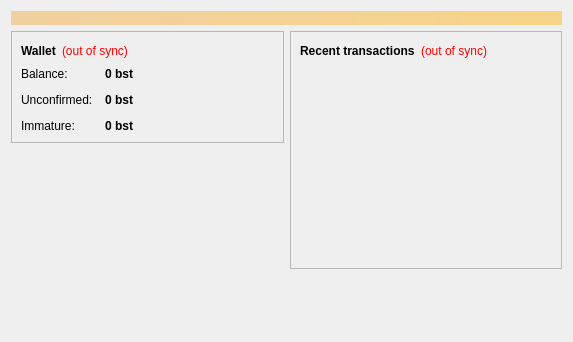
<?xml version="1.0" encoding="UTF-8"?>
<ui version="4.0">
 <class>OverviewPage</class>
 <widget class="QWidget" name="OverviewPage">
  <property name="geometry">
   <rect>
    <x>0</x>
    <y>0</y>
    <width>573</width>
    <height>342</height>
   </rect>
  </property>
  <property name="windowTitle">
   <string>Form</string>
  </property>
  <layout class="QVBoxLayout" name="topLayout">
   <item>
    <widget class="QLabel" name="labelAlerts">
     <property name="visible">
      <bool>false</bool>
     </property>
     <property name="styleSheet">
      <string notr="true">background-color: qlineargradient(x1: 0, y1: 0, x2: 1, y2: 0, stop:0 #F0D0A0, stop:1 #F8D488); color:#000000;</string>
     </property>
     <property name="wordWrap">
      <bool>true</bool>
     </property>
     <property name="margin">
      <number>3</number>
     </property>
    </widget>
   </item>
   <item>
    <layout class="QHBoxLayout" name="horizontalLayout" stretch="1,1">
     <item>
      <layout class="QVBoxLayout" name="verticalLayout_2">
       <item>
        <widget class="QFrame" name="frame">
         <property name="frameShape">
          <enum>QFrame::StyledPanel</enum>
         </property>
         <property name="frameShadow">
          <enum>QFrame::Raised</enum>
         </property>
         <layout class="QVBoxLayout" name="verticalLayout_4">
          <item>
           <layout class="QHBoxLayout" name="horizontalLayout_4">
            <item>
             <widget class="QLabel" name="label_5">
              <property name="font">
               <font>
                <weight>75</weight>
                <bold>true</bold>
               </font>
              </property>
              <property name="text">
               <string>Wallet</string>
              </property>
             </widget>
            </item>
            <item>
             <widget class="QLabel" name="labelWalletStatus">
              <property name="toolTip">
               <string>The displayed information may be out of date. Your wallet automatically synchronizes with the Taurcoin network after a connection is established, but this process has not completed yet.</string>
              </property>
              <property name="styleSheet">
               <string notr="true">QLabel { color: red; }</string>
              </property>
              <property name="text">
               <string notr="true">(out of sync)</string>
              </property>
              <property name="alignment">
               <set>Qt::AlignLeading|Qt::AlignLeft|Qt::AlignVCenter</set>
              </property>
             </widget>
            </item>
            <item>
             <spacer name="horizontalSpacer_2">
              <property name="orientation">
               <enum>Qt::Horizontal</enum>
              </property>
              <property name="sizeHint" stdset="0">
               <size>
                <width>40</width>
                <height>20</height>
               </size>
              </property>
             </spacer>
            </item>
           </layout>
          </item>
          <item>
           <layout class="QFormLayout" name="formLayout_2">
            <property name="fieldGrowthPolicy">
             <enum>QFormLayout::AllNonFixedFieldsGrow</enum>
            </property>
            <property name="horizontalSpacing">
             <number>12</number>
            </property>
            <property name="verticalSpacing">
             <number>12</number>
            </property>
            <item row="0" column="0">
             <widget class="QLabel" name="label">
              <property name="text">
               <string>Balance:</string>
              </property>
             </widget>
            </item>
            <item row="0" column="1">
             <widget class="QLabel" name="labelBalance">
              <property name="font">
               <font>
                <weight>75</weight>
                <bold>true</bold>
               </font>
              </property>
              <property name="cursor">
               <cursorShape>IBeamCursor</cursorShape>
              </property>
              <property name="toolTip">
               <string>Your current balance</string>
              </property>
              <property name="text">
               <string notr="true">0 bst</string>
              </property>
              <property name="textInteractionFlags">
               <set>Qt::LinksAccessibleByMouse|Qt::TextSelectableByKeyboard|Qt::TextSelectableByMouse</set>
              </property>
             </widget>
            </item>
            <item row="1" column="0">
             <widget class="QLabel" name="label_3">
              <property name="text">
               <string>Unconfirmed:</string>
              </property>
             </widget>
            </item>
            <item row="1" column="1">
             <widget class="QLabel" name="labelUnconfirmed">
              <property name="font">
               <font>
                <weight>75</weight>
                <bold>true</bold>
               </font>
              </property>
              <property name="cursor">
               <cursorShape>IBeamCursor</cursorShape>
              </property>
              <property name="toolTip">
               <string>Total of transactions that have yet to be confirmed, and do not yet count toward the current balance</string>
              </property>
              <property name="text">
               <string notr="true">0 bst</string>
              </property>
              <property name="textInteractionFlags">
               <set>Qt::LinksAccessibleByMouse|Qt::TextSelectableByKeyboard|Qt::TextSelectableByMouse</set>
              </property>
             </widget>
            </item>
            <item row="2" column="0">
             <widget class="QLabel" name="labelImmatureText">
              <property name="text">
               <string>Immature:</string>
              </property>
             </widget>
            </item>
            <item row="2" column="1">
             <widget class="QLabel" name="labelImmature">
              <property name="font">
               <font>
                <weight>75</weight>
                <bold>true</bold>
               </font>
              </property>
              <property name="toolTip">
               <string>Mined balance that has not yet matured</string>
              </property>
              <property name="text">
               <string notr="true">0 bst</string>
              </property>
              <property name="textInteractionFlags">
               <set>Qt::LinksAccessibleByMouse|Qt::TextSelectableByKeyboard|Qt::TextSelectableByMouse</set>
              </property>
             </widget>
            </item>
           </layout>
          </item>
         </layout>
        </widget>
       </item>
       <item>
        <spacer name="verticalSpacer">
         <property name="orientation">
          <enum>Qt::Vertical</enum>
         </property>
         <property name="sizeHint" stdset="0">
          <size>
           <width>20</width>
           <height>40</height>
          </size>
         </property>
        </spacer>
       </item>
      </layout>
     </item>
     <item>
      <layout class="QVBoxLayout" name="verticalLayout_3">
       <item>
        <widget class="QFrame" name="frame_2">
         <property name="frameShape">
          <enum>QFrame::StyledPanel</enum>
         </property>
         <property name="frameShadow">
          <enum>QFrame::Raised</enum>
         </property>
         <layout class="QVBoxLayout" name="verticalLayout">
          <item>
           <layout class="QHBoxLayout" name="horizontalLayout_2">
            <item>
             <widget class="QLabel" name="label_4">
              <property name="text">
               <string>&lt;b&gt;Recent transactions&lt;/b&gt;</string>
              </property>
             </widget>
            </item>
            <item>
             <widget class="QLabel" name="labelTransactionsStatus">
              <property name="toolTip">
               <string>The displayed information may be out of date. Your wallet automatically synchronizes with the Taurcoin network after a connection is established, but this process has not completed yet.</string>
              </property>
              <property name="styleSheet">
               <string notr="true">QLabel { color: red; }</string>
              </property>
              <property name="text">
               <string notr="true">(out of sync)</string>
              </property>
              <property name="alignment">
               <set>Qt::AlignRight|Qt::AlignTrailing|Qt::AlignVCenter</set>
              </property>
             </widget>
            </item>
            <item>
             <spacer name="horizontalSpacer">
              <property name="orientation">
               <enum>Qt::Horizontal</enum>
              </property>
              <property name="sizeHint" stdset="0">
               <size>
                <width>40</width>
                <height>20</height>
               </size>
              </property>
             </spacer>
            </item>
           </layout>
          </item>
          <item>
           <widget class="QListView" name="listTransactions">
            <property name="styleSheet">
             <string notr="true">QListView { background: transparent; }</string>
            </property>
            <property name="frameShape">
             <enum>QFrame::NoFrame</enum>
            </property>
            <property name="verticalScrollBarPolicy">
             <enum>Qt::ScrollBarAlwaysOff</enum>
            </property>
            <property name="horizontalScrollBarPolicy">
             <enum>Qt::ScrollBarAlwaysOff</enum>
            </property>
            <property name="selectionMode">
             <enum>QAbstractItemView::NoSelection</enum>
            </property>
           </widget>
          </item>
         </layout>
        </widget>
       </item>
       <item>
        <spacer name="verticalSpacer_2">
         <property name="orientation">
          <enum>Qt::Vertical</enum>
         </property>
         <property name="sizeHint" stdset="0">
          <size>
           <width>20</width>
           <height>40</height>
          </size>
         </property>
        </spacer>
       </item>
      </layout>
     </item>
    </layout>
   </item>
  </layout>
 </widget>
 <resources/>
 <connections/>
</ui>
